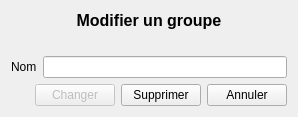
<?xml version="1.0" encoding="UTF-8"?>
<ui version="4.0">
 <class>EditGroup</class>
 <widget class="QDialog" name="EditGroup">
  <property name="geometry">
   <rect>
    <x>0</x>
    <y>0</y>
    <width>298</width>
    <height>117</height>
   </rect>
  </property>
  <property name="windowTitle">
   <string>Modifier un groupe</string>
  </property>
  <layout class="QVBoxLayout" name="verticalLayout">
   <item>
    <layout class="QVBoxLayout" name="verticalLayout_2">
     <item>
      <widget class="QLabel" name="title">
       <property name="font">
        <font>
         <pointsize>12</pointsize>
         <weight>75</weight>
         <bold>true</bold>
        </font>
       </property>
       <property name="text">
        <string>Modifier un groupe</string>
       </property>
       <property name="alignment">
        <set>Qt::AlignCenter</set>
       </property>
      </widget>
     </item>
     <item>
      <widget class="QLabel" name="errorLabel">
       <property name="styleSheet">
        <string notr="true">color: red</string>
       </property>
       <property name="text">
        <string/>
       </property>
       <property name="alignment">
        <set>Qt::AlignCenter</set>
       </property>
      </widget>
     </item>
     <item>
      <layout class="QFormLayout" name="formLayout">
       <property name="fieldGrowthPolicy">
        <enum>QFormLayout::AllNonFixedFieldsGrow</enum>
       </property>
       <item row="0" column="0">
        <widget class="QLabel" name="nomLabel">
         <property name="text">
          <string>Nom</string>
         </property>
        </widget>
       </item>
       <item row="0" column="1">
        <widget class="QLineEdit" name="nomLineEdit">
         <property name="enabled">
          <bool>true</bool>
         </property>
        </widget>
       </item>
      </layout>
     </item>
     <item>
      <layout class="QHBoxLayout" name="horizontalLayout">
       <item>
        <spacer name="horizontalSpacer">
         <property name="orientation">
          <enum>Qt::Horizontal</enum>
         </property>
         <property name="sizeHint" stdset="0">
          <size>
           <width>40</width>
           <height>20</height>
          </size>
         </property>
        </spacer>
       </item>
       <item>
        <widget class="QPushButton" name="changeButton">
         <property name="enabled">
          <bool>false</bool>
         </property>
         <property name="text">
          <string>Changer</string>
         </property>
        </widget>
       </item>
       <item>
        <widget class="QPushButton" name="deleteButton">
         <property name="text">
          <string>Supprimer</string>
         </property>
        </widget>
       </item>
       <item>
        <widget class="QPushButton" name="cancelButton">
         <property name="text">
          <string>Annuler</string>
         </property>
        </widget>
       </item>
      </layout>
     </item>
    </layout>
   </item>
  </layout>
 </widget>
 <resources/>
 <connections>
  <connection>
   <sender>cancelButton</sender>
   <signal>clicked()</signal>
   <receiver>EditGroup</receiver>
   <slot>close()</slot>
   <hints>
    <hint type="sourcelabel">
     <x>231</x>
     <y>96</y>
    </hint>
    <hint type="destinationlabel">
     <x>234</x>
     <y>109</y>
    </hint>
   </hints>
  </connection>
  <connection>
   <sender>changeButton</sender>
   <signal>clicked()</signal>
   <receiver>EditGroup</receiver>
   <slot>changeGroup()</slot>
   <hints>
    <hint type="sourcelabel">
     <x>75</x>
     <y>95</y>
    </hint>
    <hint type="destinationlabel">
     <x>23</x>
     <y>92</y>
    </hint>
   </hints>
  </connection>
  <connection>
   <sender>deleteButton</sender>
   <signal>clicked()</signal>
   <receiver>EditGroup</receiver>
   <slot>deleteGroup()</slot>
   <hints>
    <hint type="sourcelabel">
     <x>176</x>
     <y>98</y>
    </hint>
    <hint type="destinationlabel">
     <x>193</x>
     <y>112</y>
    </hint>
   </hints>
  </connection>
  <connection>
   <sender>nomLineEdit</sender>
   <signal>textChanged(QString)</signal>
   <receiver>EditGroup</receiver>
   <slot>enableButton(QString)</slot>
   <hints>
    <hint type="sourcelabel">
     <x>74</x>
     <y>60</y>
    </hint>
    <hint type="destinationlabel">
     <x>29</x>
     <y>52</y>
    </hint>
   </hints>
  </connection>
 </connections>
 <slots>
  <slot>changeGroup()</slot>
  <slot>deleteGroup()</slot>
  <slot>enableButton(QString)</slot>
 </slots>
</ui>
